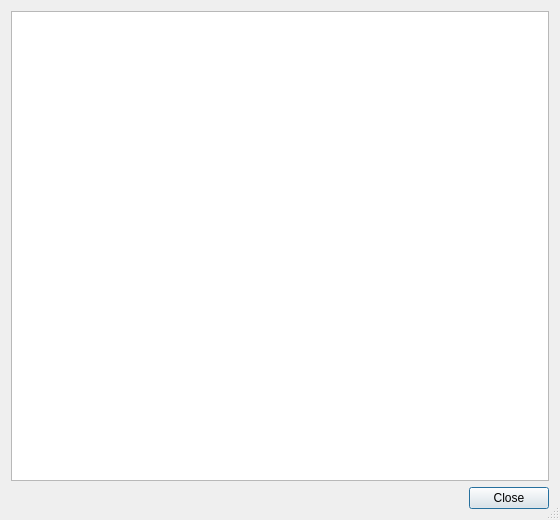
<?xml version='1.0' encoding='UTF-8'?>
<ui version="4.0">
 <class>LicensesDialog</class>
 <widget class="QDialog" name="LicensesDialog">
  <property name="geometry">
   <rect>
    <x>0</x>
    <y>0</y>
    <width>560</width>
    <height>520</height>
   </rect>
  </property>
  <property name="minimumSize">
   <size>
    <width>360</width>
    <height>280</height>
   </size>
  </property>
  <property name="windowTitle">
   <string>Licenses</string>
  </property>
  <property name="sizeGripEnabled">
   <bool>true</bool>
  </property>
  <layout class="QVBoxLayout" name="outer_layout">
   <item>
    <widget class="QTextBrowser" name="content">
     <property name="readOnly">
      <bool>true</bool>
     </property>
    </widget>
   </item>
   <item>
    <widget class="QDialogButtonBox" name="buttons">
     <property name="standardButtons">
      <set>QDialogButtonBox::StandardButton::Close</set>
     </property>
    </widget>
   </item>
  </layout>
 </widget>
 <resources />
 <connections>
  <connection>
   <sender>buttons</sender>
   <signal>rejected()</signal>
   <receiver>LicensesDialog</receiver>
   <slot>reject()</slot>
  </connection>
  <connection>
   <sender>buttons</sender>
   <signal>accepted()</signal>
   <receiver>LicensesDialog</receiver>
   <slot>accept()</slot>
  </connection>
 </connections>
</ui>
